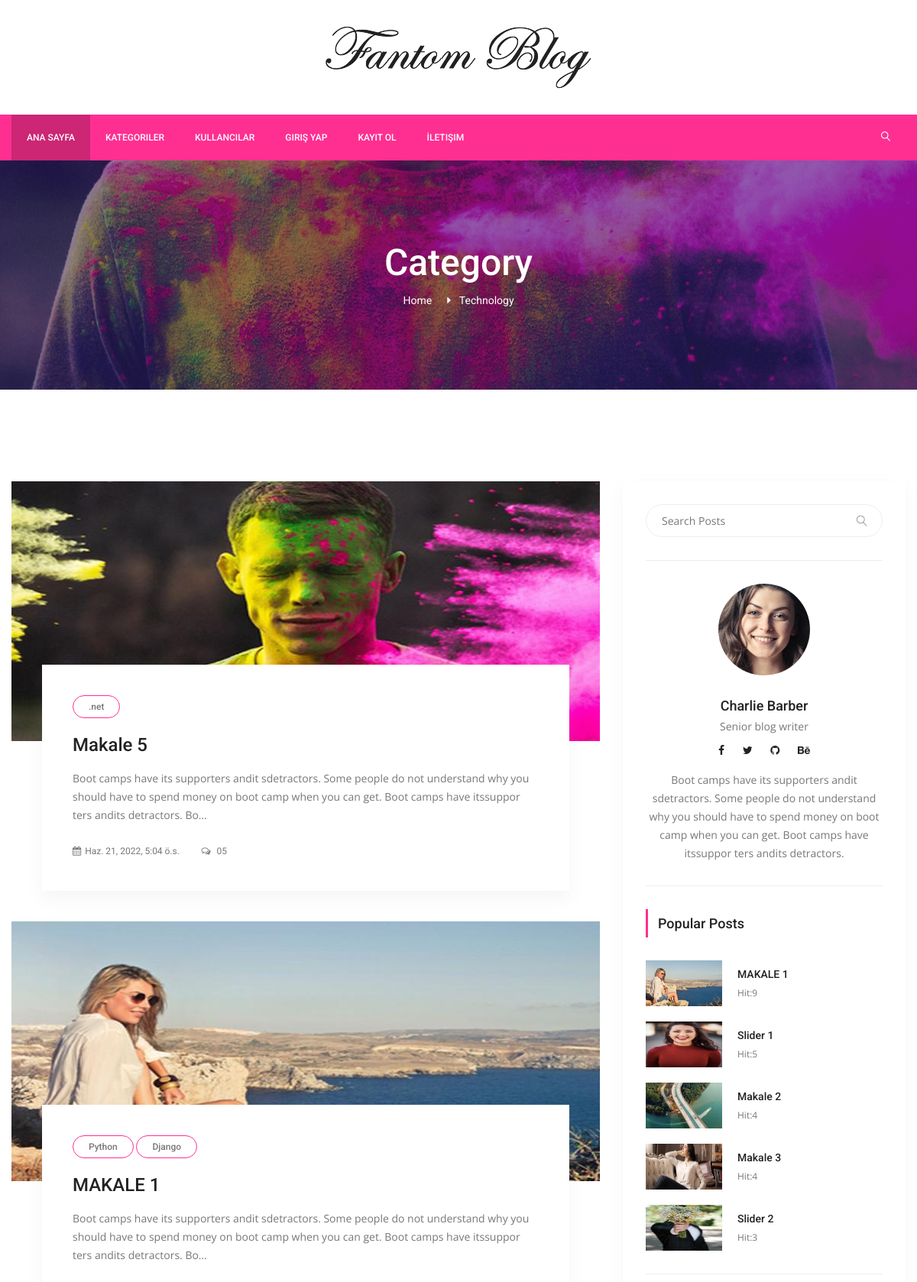
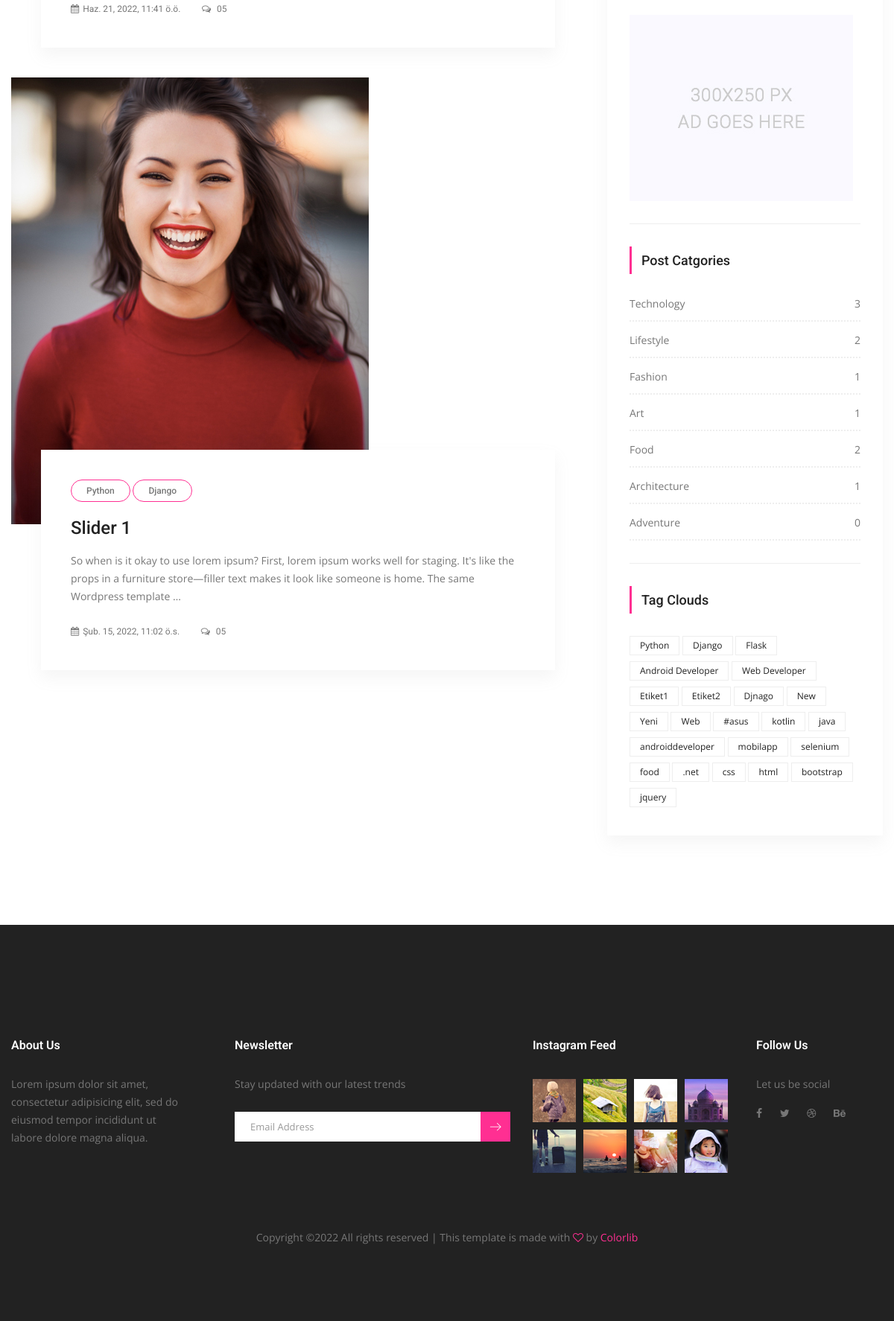
The app's page /category/1/technology with its own data (2 pictures, top to bottom).
### posts/models.py (models this page shows, shortened)
class Category(models.Model):
    title = models.CharField(max_length=250)
    slug = models.SlugField(default="slug",editable=False)
    def post_count(self):
        return self.posts.all().count()

class Post(models.Model):
    title = models.CharField(max_length=150)
    content = models.TextField()
    publishing_date = models.DateTimeField(auto_now_add=True)
    image = models.ImageField(blank=True,null=True,upload_to='uploads/',default='uploads/blog-3.jpg')
    user = models.ForeignKey(settings.AUTH_USER_MODEL,on_delete=models.CASCADE,default=1)
    slug = models.SlugField(default="slug",editable=False)
    category = models.ForeignKey(Category,on_delete=models.CASCADE,default=1,related_name="posts")
    tag = models.ManyToManyField(Tag,related_name="posts",blank=True)
    slider_post = models.BooleanField(default=False)
    hit = models.PositiveIntegerField(default=0)
    def tags(self):
        return self.tag.all()

class Tag(models.Model):
    title = models.CharField(max_length=50)
    slug = models.SlugField(editable=False)
    def __str__(self):
        return self.title

### posts/views.py (the view)
# urls.py: path('category/<int:pk>/<slug:slug>',CategoryDetail.as_view(),name='category_detail'),
class CategoryDetail(ListView):
    template_name = 'categories/category_detail.html'
    model = Post
    context_object_name = 'posts'
    paginate_by = 7
    def get_queryset(self):
        self.category = get_object_or_404(Category,pk= self.kwargs['pk'])
        return Post.objects.filter(category=self.category).order_by('-id')
    def get_context_data(self, *, object_list=None, **kwargs):
        context = super(CategoryDetail, self).get_context_data(**kwargs)
        self.category= get_object_or_404(Category,pk = self.kwargs['pk'])
        context['category'] = self.category
        return context

### posts/templatetags/custom_tags.py (called while the page is built)
@register.simple_tag(name='categories')
def all_categories():
    return Category.objects.all()

@register.simple_tag(name='tags')
def all_tags():
    return Tag.objects.all()

@register.simple_tag(name='hit_posts')
def hit_posts():
    return Post.objects.order_by('-hit')[:5]

### templates/categories/category_detail.html (shortened to what this page needs)
{% extends 'base.html' %}
{% load static %}
{% block content %}
        <section class="banner_area">
            <div class="banner_inner d-flex align-items-center">
            	<div class="overlay bg-parallax" data-stellar-ratio="0.9" data-stellar-vertical-offset="0" data-background=""></div>
				<div class="container">
					<div class="banner_content text-center">
						<h2>Category</h2>
						<div class="page_link">
							<a href="/">Home</a>
							<a href="{% url 'category_detail' pk=category.id slug=category.slug %}">{{ category.title }}</a>
						</div>
					</div>
				</div>
            </div>
        </section>
        <section class="blog_area p_120">
            <div class="container">
                <div class="row">
                    <div class="col-lg-8">
                        <div class="blog_left_sidebar">
							{% for post in posts %}
                            	<article class="blog_style1">
                            	<div class="blog_img">
                            		<img class="img-fluid" src="{{ post.image.url }}" alt="">
                            	</div>
                            	<div class="blog_text">
									<div class="blog_text_inner">
										{% for tag in post.tags %}
										<a class="cat" href="{% url 'tag_detail' pk=tag.id slug=tag.slug %}">{{ tag }}</a>
										{% endfor %}
										<a href="{% url 'detail' pk=post.id slug=post.slug %}"><h4>{{ post.title }}</h4></a>
										<p>{{ post.content|truncatechars:200 }}</p>
										<div class="date">
											<a href="#"><i class="fa fa-calendar" aria-hidden="true"></i>{{ post.publishing_date }}</a>
											<a href="#"><i class="fa fa-comments-o" aria-hidden="true"></i> 05</a>
										</div>
									</div>
                            	</div>
                            </article>
							{% endfor %}
                        </div>
                    </div>
                    {% include 'right_side.html' %}
                </div>
            </div>
        </section>
{% endblock %}

### templates/right_side.html
{% load static %}
{% load custom_tags %}
<div class="col-lg-4">
                        <div class="blog_right_sidebar">
                            <aside class="single_sidebar_widget search_widget">
                                <form action="{% url 'search' %}" method="get">
                                    <div class="input-group">
                                            <input type="text" class="form-control" placeholder="Search Posts" name="q">
                                            <span class="input-group-btn">
                                                <button class="btn btn-default" type="button"><i class="lnr lnr-magnifier"></i></button>
                                            </span>
                                    </div>
                                </form>
                                <div class="br"></div>
                            </aside>
                            <aside class="single_sidebar_widget author_widget">
                                <img class="author_img rounded-circle" src="{% static "img/blog/author.png" %}" alt="">
                                <h4>Charlie Barber</h4>
                                <p>Senior blog writer</p>
                                <div class="social_icon">
                                    <a href="#"><i class="fa fa-facebook"></i></a>
                                    <a href="#"><i class="fa fa-twitter"></i></a>
                                    <a href="#"><i class="fa fa-github"></i></a>
                                    <a href="#"><i class="fa fa-behance"></i></a>
                                </div>
                                <p>Boot camps have its supporters andit sdetractors. Some people do not understand why you should have to spend money on boot camp when you can get. Boot camps have itssuppor ters andits detractors.</p>
                                <div class="br"></div>
                            </aside>
                            <aside class="single_sidebar_widget popular_post_widget">
                                <h3 class="widget_title">Popular Posts</h3>
                                {% hit_posts as posts %}
                                {% for post in posts %}
                                <div class="media post_item">
                                    <img src="{{ post.image.url }}" href="{% url 'detail' pk=post.pk slug=post.slug %}" style="height: 60px;width:100px">
                                    <div class="media-body">
                                        <a href="{% url 'detail' pk=post.pk slug=post.slug %}"><h3>{{ post.title }}</h3></a>
                                        <p>Hit:{{ post.hit }}</p>
                                    </div>
                                </div>
                                {% endfor %}
                                <div class="br"></div>
                            </aside>
                            <aside class="single_sidebar_widget">
                                <a href="#"><img class="img-fluid" src="{% static "img/blog/add.jpg" %}" alt=""></a>
                                <div class="br"></div>
                            </aside>
                            <aside class="single_sidebar_widget post_category_widget">
                                <h4 class="widget_title">Post Catgories</h4>
                                <ul class="list cat-list">
                                {% categories as categories %}
                                {% for category in categories %}
                                    <li>
                                        <a href="{% url 'category_detail' pk=category.id slug=category.slug %}" class="d-flex justify-content-between">
                                            <p>{{ category.title }}</p>
                                            <p>{{ category.post_count }}</p>
                                        </a>
                                    </li>
                                {% endfor %}
                                </ul>
                                <div class="br"></div>
                            </aside>
                            <aside class="single-sidebar-widget tag_cloud_widget">
                                <h4 class="widget_title">Tag Clouds</h4>
                                <ul class="list">
                                    {% tags as tags %}
                                    {% for tag in tags %}
                                        <li><a href="{% url 'tag_detail' pk=tag.id slug=tag.slug %}">{{ tag.title }}</a></li>
                                    {% endfor %}
                                </ul>
                            </aside>
                        </div>
</div>

### records on screen
Category: title "Technology", post_count "3"
Post: image (picture), title "Makale 5", content "Boot camps have its supporters andit sdetractors. Some people do not understand why you should have to spend money on boot camp when you can get. Boot camps have itssuppor ters andits detractors. Bo…", publishing_date "Haz. 21, 2022, 5:04 ö.s."
Tag: title ".net"
Post: image (picture), title "MAKALE 1", content "Boot camps have its supporters andit sdetractors. Some people do not understand why you should have to spend money on boot camp when you can get. Boot camps have itssuppor ters andits detractors. Bo…", publishing_date "Haz. 21, 2022, 11:41 ö.ö.", hit "9"
Tag: title "Python"
Tag: title "Django"
Post: image (picture), title "Slider 1", content "So when is it okay to use lorem ipsum? First, lorem ipsum works well for staging. It's like the props in a furniture store—filler text makes it look like someone is home. The same Wordpress template …", publishing_date "Şub. 15, 2022, 11:02 ö.s.", hit "5"
Post: image (picture), title "Makale 2", hit "4"
Post: image (picture), title "Makale 3", hit "4"
Post: image (picture), title "Slider 2", hit "3"
Category: title "Lifestyle", post_count "2"
Category: title "Fashion", post_count "1"
Category: title "Art", post_count "1"
Category: title "Food", post_count "2"
Category: title "Architecture", post_count "1"
Category: title "Adventure", post_count "0"
Tag: title "Flask"
Tag: title "Android Developer"
Tag: title "Web Developer"
Tag: title "Etiket1"
Tag: title "Etiket2"
Tag: title "Djnago"
Tag: title "New"
Tag: title "Yeni"
Tag: title "Web"
Tag: title "#asus"
Tag: title "kotlin"
Tag: title "java"
Tag: title "androiddeveloper"
Tag: title "mobilapp"
Tag: title "selenium"
Tag: title "food"
Tag: title "css"
Tag: title "html"
Tag: title "bootstrap"
Tag: title "jquery"
